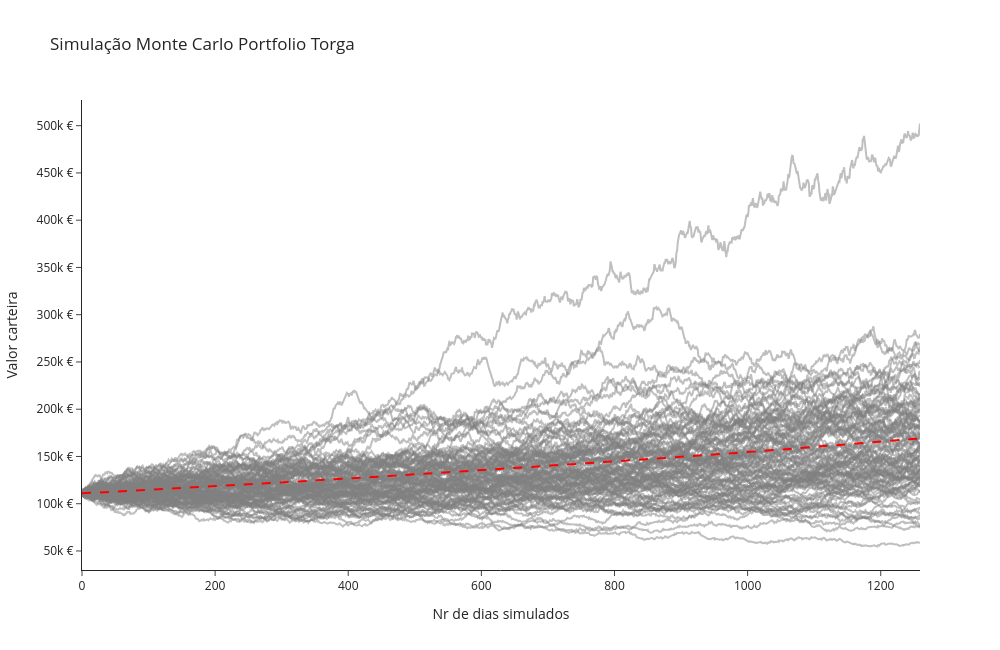

The notebook cell saved with this chart:
### Code cell
# Criar uma figura Plotly para as simulações
MonteCarlo = go.Figure()

# Selecionar 100 linhas para plottar
selected_lines = results_df.sample(n=100, axis=1, random_state=1)  # 22 linhas aleatórias
selected_lines = pd.concat([selected_lines, results_df[[results_df.idxmax(axis=1).iloc[-1]]], results_df[[results_df.idxmin(axis=1).iloc[-1]]]], axis=1)  # Adiciona a máxima e mínima

# Adicionar cada linha selecionada ao gráfico
for col in selected_lines.columns:
    MonteCarlo.add_trace(go.Scatter(x=selected_lines.index, y=selected_lines[col], mode='lines', line=dict(color='grey'), opacity=0.5))

# Adicionar a linha média ao gráfico
MonteCarlo.add_trace(go.Scatter(name='mean', x=results_df.index, y=mean_simulation, mode='lines', line=dict(color='red', dash='dash')))

# Alterações ao gráfico
MonteCarlo.update_layout(
    title='Simulação Monte Carlo Portfolio Torga',
    yaxis_title='Valor carteira',
    yaxis_ticksuffix=' €',
    xaxis_title="Nr de dias simulados",
    template='simple_white',
    height=650, width=1000,
    showlegend=False,
    legend=dict(yanchor="bottom", y=-0.3, xanchor="center", x=0.5)
)

MonteCarlo.show()

# Resultados finais e risco anualizado
expected_final_value = mean_simulation.iloc[-1]
portfolio_risk_annual = np.std(results_df.iloc[-1]) / initial_portfolio_value / np.sqrt(years)

print(f'\n\nNr de simulacoes {num_simulations}')
print(f'Nr de dias a testar {time_horizon}')
print(f"Valor Esperado Final da Carteira: {expected_final_value:.2f}")
print(f"Risco Anual da Carteira (Desvio Padrão): {portfolio_risk_annual:.4f}")

### Figure 1 — Plotly figure (JSON) as saved in the notebook; plotly's stock layout.template omitted (floating-point values rounded to 4 significant figures; data arrays with more than 128 entries replaced by an {"elided": "..."} marker saying what was removed)
{"data": [{"line": {"color": "grey"}, "mode": "lines", "opacity": 0.5, "type": "scatter", "x": {"elided": "1260 int values"}, "y": {"elided": "1260 float values"}}, {"line": {"color": "grey"}, "mode": "lines", "opacity": 0.5, "type": "scatter", "x": {"elided": "1260 int values"}, "y": {"elided": "1260 float values"}}, {"line": {"color": "grey"}, "mode": "lines", "opacity": 0.5, "type": "scatter", "x": {"elided": "1260 int values"}, "y": {"elided": "1260 float values"}}, {"line": {"color": "grey"}, "mode": "lines", "opacity": 0.5, "type": "scatter", "x": {"elided": "1260 int values"}, "y": {"elided": "1260 float values"}}, {"line": {"color": "grey"}, "mode": "lines", "opacity": 0.5, "type": "scatter", "x": {"elided": "1260 int values"}, "y": {"elided": "1260 float values"}}, {"line": {"color": "grey"}, "mode": "lines", "opacity": 0.5, "type": "scatter", "x": {"elided": "1260 int values"}, "y": {"elided": "1260 float values"}}, {"line": {"color": "grey"}, "mode": "lines", "opacity": 0.5, "type": "scatter", "x": {"elided": "1260 int values"}, "y": {"elided": "1260 float values"}}, {"line": {"color": "grey"}, "mode": "lines", "opacity": 0.5, "type": "scatter", "x": {"elided": "1260 int values"}, "y": {"elided": "1260 float values"}}, {"line": {"color": "grey"}, "mode": "lines", "opacity": 0.5, "type": "scatter", "x": {"elided": "1260 int values"}, "y": {"elided": "1260 float values"}}, {"line": {"color": "grey"}, "mode": "lines", "opacity": 0.5, "type": "scatter", "x": {"elided": "1260 int values"}, "y": {"elided": "1260 float values"}}, {"line": {"color": "grey"}, "mode": "lines", "opacity": 0.5, "type": "scatter", "x": {"elided": "1260 int values"}, "y": {"elided": "1260 float values"}}, {"line": {"color": "grey"}, "mode": "lines", "opacity": 0.5, "type": "scatter", "x": {"elided": "1260 int values"}, "y": {"elided": "1260 float values"}}, {"line": {"color": "grey"}, "mode": "lines", "opacity": 0.5, "type": "scatter", "x": {"elided": "1260 int values"}, "y": {"elided": "1260 float values"}}, {"line": {"color": "grey"}, "mode": "lines", "opacity": 0.5, "type": "scatter", "x": {"elided": "1260 int values"}, "y": {"elided": "1260 float values"}}, {"line": {"color": "grey"}, "mode": "lines", "opacity": 0.5, "type": "scatter", "x": {"elided": "1260 int values"}, "y": {"elided": "1260 float values"}}, {"line": {"color": "grey"}, "mode": "lines", "opacity": 0.5, "type": "scatter", "x": {"elided": "1260 int values"}, "y": {"elided": "1260 float values"}}, {"line": {"color": "grey"}, "mode": "lines", "opacity": 0.5, "type": "scatter", "x": {"elided": "1260 int values"}, "y": {"elided": "1260 float values"}}, {"line": {"color": "grey"}, "mode": "lines", "opacity": 0.5, "type": "scatter", "x": {"elided": "1260 int values"}, "y": {"elided": "1260 float values"}}, {"line": {"color": "grey"}, "mode": "lines", "opacity": 0.5, "type": "scatter", "x": {"elided": "1260 int values"}, "y": {"elided": "1260 float values"}}, {"line": {"color": "grey"}, "mode": "lines", "opacity": 0.5, "type": "scatter", "x": {"elided": "1260 int values"}, "y": {"elided": "1260 float values"}}, {"line": {"color": "grey"}, "mode": "lines", "opacity": 0.5, "type": "scatter", "x": {"elided": "1260 int values"}, "y": {"elided": "1260 float values"}}, {"line": {"color": "grey"}, "mode": "lines", "opacity": 0.5, "type": "scatter", "x": {"elided": "1260 int values"}, "y": {"elided": "1260 float values"}}, {"line": {"color": "grey"}, "mode": "lines", "opacity": 0.5, "type": "scatter", "x": {"elided": "1260 int values"}, "y": {"elided": "1260 float values"}}, {"line": {"color": "grey"}, "mode": "lines", "opacity": 0.5, "type": "scatter", "x": {"elided": "1260 int values"}, "y": {"elided": "1260 float values"}}, {"line": {"color": "grey"}, "mode": "lines", "opacity": 0.5, "type": "scatter", "x": {"elided": "1260 int values"}, "y": {"elided": "1260 float values"}}, {"line": {"color": "grey"}, "mode": "lines", "opacity": 0.5, "type": "scatter", "x": {"elided": "1260 int values"}, "y": {"elided": "1260 float values"}}, {"line": {"color": "grey"}, "mode": "lines", "opacity": 0.5, "type": "scatter", "x": {"elided": "1260 int values"}, "y": {"elided": "1260 float values"}}, {"line": {"color": "grey"}, "mode": "lines", "opacity": 0.5, "type": "scatter", "x": {"elided": "1260 int values"}, "y": {"elided": "1260 float values"}}, {"line": {"color": "grey"}, "mode": "lines", "opacity": 0.5, "type": "scatter", "x": {"elided": "1260 int values"}, "y": {"elided": "1260 float values"}}, {"line": {"color": "grey"}, "mode": "lines", "opacity": 0.5, "type": "scatter", "x": {"elided": "1260 int values"}, "y": {"elided": "1260 float values"}}, {"line": {"color": "grey"}, "mode": "lines", "opacity": 0.5, "type": "scatter", "x": {"elided": "1260 int values"}, "y": {"elided": "1260 float values"}}, {"line": {"color": "grey"}, "mode": "lines", "opacity": 0.5, "type": "scatter", "x": {"elided": "1260 int values"}, "y": {"elided": "1260 float values"}}, {"line": {"color": "grey"}, "mode": "lines", "opacity": 0.5, "type": "scatter", "x": {"elided": "1260 int values"}, "y": {"elided": "1260 float values"}}, {"line": {"color": "grey"}, "mode": "lines", "opacity": 0.5, "type": "scatter", "x": {"elided": "1260 int values"}, "y": {"elided": "1260 float values"}}, {"line": {"color": "grey"}, "mode": "lines", "opacity": 0.5, "type": "scatter", "x": {"elided": "1260 int values"}, "y": {"elided": "1260 float values"}}, {"line": {"color": "grey"}, "mode": "lines", "opacity": 0.5, "type": "scatter", "x": {"elided": "1260 int values"}, "y": {"elided": "1260 float values"}}, {"line": {"color": "grey"}, "mode": "lines", "opacity": 0.5, "type": "scatter", "x": {"elided": "1260 int values"}, "y": {"elided": "1260 float values"}}, {"line": {"color": "grey"}, "mode": "lines", "opacity": 0.5, "type": "scatter", "x": {"elided": "1260 int values"}, "y": {"elided": "1260 float values"}}, {"line": {"color": "grey"}, "mode": "lines", "opacity": 0.5, "type": "scatter", "x": {"elided": "1260 int values"}, "y": {"elided": "1260 float values"}}, {"line": {"color": "grey"}, "mode": "lines", "opacity": 0.5, "type": "scatter", "x": {"elided": "1260 int values"}, "y": {"elided": "1260 float values"}}, {"line": {"color": "grey"}, "mode": "lines", "opacity": 0.5, "type": "scatter", "x": {"elided": "1260 int values"}, "y": {"elided": "1260 float values"}}, {"line": {"color": "grey"}, "mode": "lines", "opacity": 0.5, "type": "scatter", "x": {"elided": "1260 int values"}, "y": {"elided": "1260 float values"}}, {"line": {"color": "grey"}, "mode": "lines", "opacity": 0.5, "type": "scatter", "x": {"elided": "1260 int values"}, "y": {"elided": "1260 float values"}}, {"line": {"color": "grey"}, "mode": "lines", "opacity": 0.5, "type": "scatter", "x": {"elided": "1260 int values"}, "y": {"elided": "1260 float values"}}, {"line": {"color": "grey"}, "mode": "lines", "opacity": 0.5, "type": "scatter", "x": {"elided": "1260 int values"}, "y": {"elided": "1260 float values"}}, {"line": {"color": "grey"}, "mode": "lines", "opacity": 0.5, "type": "scatter", "x": {"elided": "1260 int values"}, "y": {"elided": "1260 float values"}}, {"line": {"color": "grey"}, "mode": "lines", "opacity": 0.5, "type": "scatter", "x": {"elided": "1260 int values"}, "y": {"elided": "1260 float values"}}, {"line": {"color": "grey"}, "mode": "lines", "opacity": 0.5, "type": "scatter", "x": {"elided": "1260 int values"}, "y": {"elided": "1260 float values"}}, {"line": {"color": "grey"}, "mode": "lines", "opacity": 0.5, "type": "scatter", "x": {"elided": "1260 int values"}, "y": {"elided": "1260 float values"}}, {"line": {"color": "grey"}, "mode": "lines", "opacity": 0.5, "type": "scatter", "x": {"elided": "1260 int values"}, "y": {"elided": "1260 float values"}}, {"line": {"color": "grey"}, "mode": "lines", "opacity": 0.5, "type": "scatter", "x": {"elided": "1260 int values"}, "y": {"elided": "1260 float values"}}, {"line": {"color": "grey"}, "mode": "lines", "opacity": 0.5, "type": "scatter", "x": {"elided": "1260 int values"}, "y": {"elided": "1260 float values"}}, {"line": {"color": "grey"}, "mode": "lines", "opacity": 0.5, "type": "scatter", "x": {"elided": "1260 int values"}, "y": {"elided": "1260 float values"}}, {"line": {"color": "grey"}, "mode": "lines", "opacity": 0.5, "type": "scatter", "x": {"elided": "1260 int values"}, "y": {"elided": "1260 float values"}}, {"line": {"color": "grey"}, "mode": "lines", "opacity": 0.5, "type": "scatter", "x": {"elided": "1260 int values"}, "y": {"elided": "1260 float values"}}, {"line": {"color": "grey"}, "mode": "lines", "opacity": 0.5, "type": "scatter", "x": {"elided": "1260 int values"}, "y": {"elided": "1260 float values"}}, {"line": {"color": "grey"}, "mode": "lines", "opacity": 0.5, "type": "scatter", "x": {"elided": "1260 int values"}, "y": {"elided": "1260 float values"}}, {"line": {"color": "grey"}, "mode": "lines", "opacity": 0.5, "type": "scatter", "x": {"elided": "1260 int values"}, "y": {"elided": "1260 float values"}}, {"line": {"color": "grey"}, "mode": "lines", "opacity": 0.5, "type": "scatter", "x": {"elided": "1260 int values"}, "y": {"elided": "1260 float values"}}, {"line": {"color": "grey"}, "mode": "lines", "opacity": 0.5, "type": "scatter", "x": {"elided": "1260 int values"}, "y": {"elided": "1260 float values"}}, {"line": {"color": "grey"}, "mode": "lines", "opacity": 0.5, "type": "scatter", "x": {"elided": "1260 int values"}, "y": {"elided": "1260 float values"}}, {"line": {"color": "grey"}, "mode": "lines", "opacity": 0.5, "type": "scatter", "x": {"elided": "1260 int values"}, "y": {"elided": "1260 float values"}}, {"line": {"color": "grey"}, "mode": "lines", "opacity": 0.5, "type": "scatter", "x": {"elided": "1260 int values"}, "y": {"elided": "1260 float values"}}, {"line": {"color": "grey"}, "mode": "lines", "opacity": 0.5, "type": "scatter", "x": {"elided": "1260 int values"}, "y": {"elided": "1260 float values"}}, {"line": {"color": "grey"}, "mode": "lines", "opacity": 0.5, "type": "scatter", "x": {"elided": "1260 int values"}, "y": {"elided": "1260 float values"}}, {"line": {"color": "grey"}, "mode": "lines", "opacity": 0.5, "type": "scatter", "x": {"elided": "1260 int values"}, "y": {"elided": "1260 float values"}}, {"line": {"color": "grey"}, "mode": "lines", "opacity": 0.5, "type": "scatter", "x": {"elided": "1260 int values"}, "y": {"elided": "1260 float values"}}, {"line": {"color": "grey"}, "mode": "lines", "opacity": 0.5, "type": "scatter", "x": {"elided": "1260 int values"}, "y": {"elided": "1260 float values"}}, {"line": {"color": "grey"}, "mode": "lines", "opacity": 0.5, "type": "scatter", "x": {"elided": "1260 int values"}, "y": {"elided": "1260 float values"}}, {"line": {"color": "grey"}, "mode": "lines", "opacity": 0.5, "type": "scatter", "x": {"elided": "1260 int values"}, "y": {"elided": "1260 float values"}}, {"line": {"color": "grey"}, "mode": "lines", "opacity": 0.5, "type": "scatter", "x": {"elided": "1260 int values"}, "y": {"elided": "1260 float values"}}, {"line": {"color": "grey"}, "mode": "lines", "opacity": 0.5, "type": "scatter", "x": {"elided": "1260 int values"}, "y": {"elided": "1260 float values"}}, {"line": {"color": "grey"}, "mode": "lines", "opacity": 0.5, "type": "scatter", "x": {"elided": "1260 int values"}, "y": {"elided": "1260 float values"}}, {"line": {"color": "grey"}, "mode": "lines", "opacity": 0.5, "type": "scatter", "x": {"elided": "1260 int values"}, "y": {"elided": "1260 float values"}}, {"line": {"color": "grey"}, "mode": "lines", "opacity": 0.5, "type": "scatter", "x": {"elided": "1260 int values"}, "y": {"elided": "1260 float values"}}, {"line": {"color": "grey"}, "mode": "lines", "opacity": 0.5, "type": "scatter", "x": {"elided": "1260 int values"}, "y": {"elided": "1260 float values"}}, {"line": {"color": "grey"}, "mode": "lines", "opacity": 0.5, "type": "scatter", "x": {"elided": "1260 int values"}, "y": {"elided": "1260 float values"}}, {"line": {"color": "grey"}, "mode": "lines", "opacity": 0.5, "type": "scatter", "x": {"elided": "1260 int values"}, "y": {"elided": "1260 float values"}}, {"line": {"color": "grey"}, "mode": "lines", "opacity": 0.5, "type": "scatter", "x": {"elided": "1260 int values"}, "y": {"elided": "1260 float values"}}, {"line": {"color": "grey"}, "mode": "lines", "opacity": 0.5, "type": "scatter", "x": {"elided": "1260 int values"}, "y": {"elided": "1260 float values"}}, {"line": {"color": "grey"}, "mode": "lines", "opacity": 0.5, "type": "scatter", "x": {"elided": "1260 int values"}, "y": {"elided": "1260 float values"}}, {"line": {"color": "grey"}, "mode": "lines", "opacity": 0.5, "type": "scatter", "x": {"elided": "1260 int values"}, "y": {"elided": "1260 float values"}}, {"line": {"color": "grey"}, "mode": "lines", "opacity": 0.5, "type": "scatter", "x": {"elided": "1260 int values"}, "y": {"elided": "1260 float values"}}, {"line": {"color": "grey"}, "mode": "lines", "opacity": 0.5, "type": "scatter", "x": {"elided": "1260 int values"}, "y": {"elided": "1260 float values"}}, {"line": {"color": "grey"}, "mode": "lines", "opacity": 0.5, "type": "scatter", "x": {"elided": "1260 int values"}, "y": {"elided": "1260 float values"}}, {"line": {"color": "grey"}, "mode": "lines", "opacity": 0.5, "type": "scatter", "x": {"elided": "1260 int values"}, "y": {"elided": "1260 float values"}}, {"line": {"color": "grey"}, "mode": "lines", "opacity": 0.5, "type": "scatter", "x": {"elided": "1260 int values"}, "y": {"elided": "1260 float values"}}, {"line": {"color": "grey"}, "mode": "lines", "opacity": 0.5, "type": "scatter", "x": {"elided": "1260 int values"}, "y": {"elided": "1260 float values"}}, {"line": {"color": "grey"}, "mode": "lines", "opacity": 0.5, "type": "scatter", "x": {"elided": "1260 int values"}, "y": {"elided": "1260 float values"}}, {"line": {"color": "grey"}, "mode": "lines", "opacity": 0.5, "type": "scatter", "x": {"elided": "1260 int values"}, "y": {"elided": "1260 float values"}}, {"line": {"color": "grey"}, "mode": "lines", "opacity": 0.5, "type": "scatter", "x": {"elided": "1260 int values"}, "y": {"elided": "1260 float values"}}, {"line": {"color": "grey"}, "mode": "lines", "opacity": 0.5, "type": "scatter", "x": {"elided": "1260 int values"}, "y": {"elided": "1260 float values"}}, {"line": {"color": "grey"}, "mode": "lines", "opacity": 0.5, "type": "scatter", "x": {"elided": "1260 int values"}, "y": {"elided": "1260 float values"}}, {"line": {"color": "grey"}, "mode": "lines", "opacity": 0.5, "type": "scatter", "x": {"elided": "1260 int values"}, "y": {"elided": "1260 float values"}}, {"line": {"color": "grey"}, "mode": "lines", "opacity": 0.5, "type": "scatter", "x": {"elided": "1260 int values"}, "y": {"elided": "1260 float values"}}, {"line": {"color": "grey"}, "mode": "lines", "opacity": 0.5, "type": "scatter", "x": {"elided": "1260 int values"}, "y": {"elided": "1260 float values"}}, {"line": {"color": "grey"}, "mode": "lines", "opacity": 0.5, "type": "scatter", "x": {"elided": "1260 int values"}, "y": {"elided": "1260 float values"}}, {"line": {"color": "grey"}, "mode": "lines", "opacity": 0.5, "type": "scatter", "x": {"elided": "1260 int values"}, "y": {"elided": "1260 float values"}}, {"line": {"color": "grey"}, "mode": "lines", "opacity": 0.5, "type": "scatter", "x": {"elided": "1260 int values"}, "y": {"elided": "1260 float values"}}, {"line": {"color": "grey"}, "mode": "lines", "opacity": 0.5, "type": "scatter", "x": {"elided": "1260 int values"}, "y": {"elided": "1260 float values"}}, {"line": {"color": "grey"}, "mode": "lines", "opacity": 0.5, "type": "scatter", "x": {"elided": "1260 int values"}, "y": {"elided": "1260 float values"}}, {"line": {"color": "grey"}, "mode": "lines", "opacity": 0.5, "type": "scatter", "x": {"elided": "1260 int values"}, "y": {"elided": "1260 float values"}}, {"line": {"color": "red", "dash": "dash"}, "mode": "lines", "name": "mean", "type": "scatter", "x": {"elided": "1260 int values"}, "y": {"elided": "1260 float values"}}], "layout": {"height": 650, "legend": {"x": 0.5, "xanchor": "center", "y": -0.3, "yanchor": "bottom"}, "showlegend": false, "title": {"text": "Simulação Monte Carlo Portfolio Torga"}, "width": 1000, "xaxis": {"title": {"text": "Nr de dias simulados"}}, "yaxis": {"ticksuffix": " €", "title": {"text": "Valor carteira"}}}}
